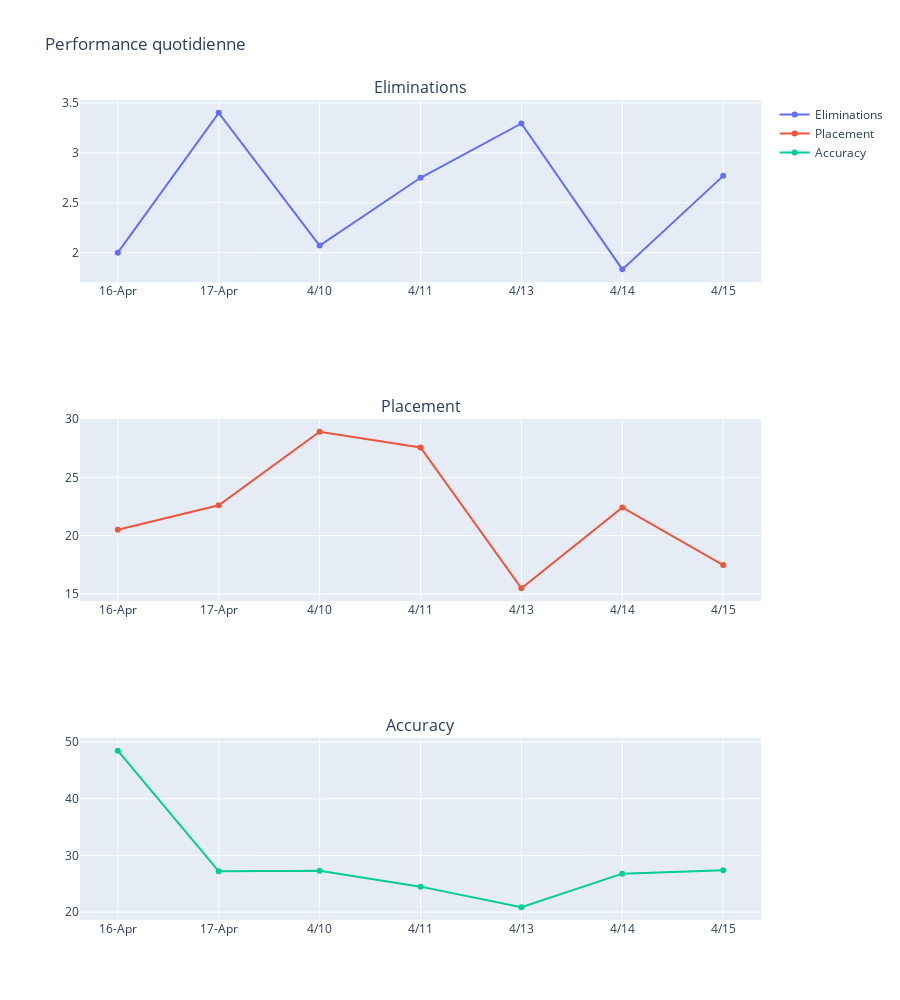
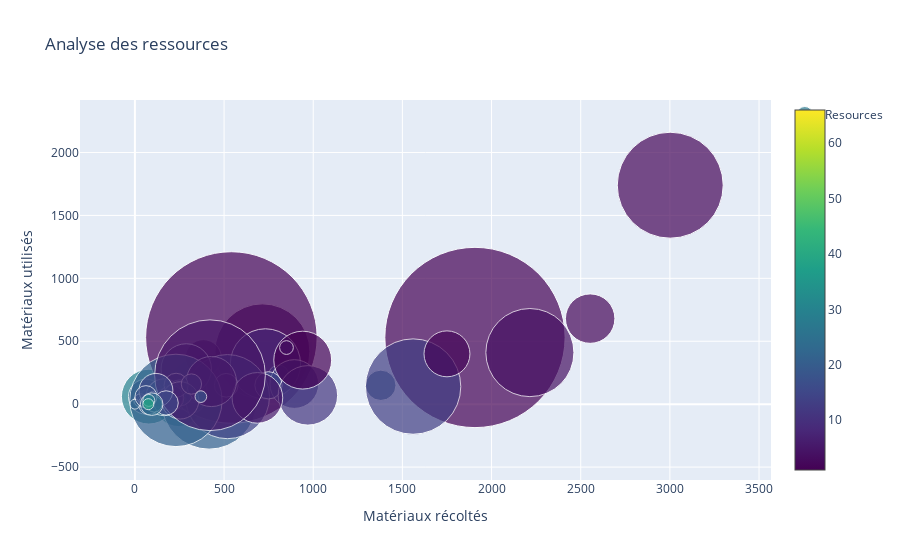
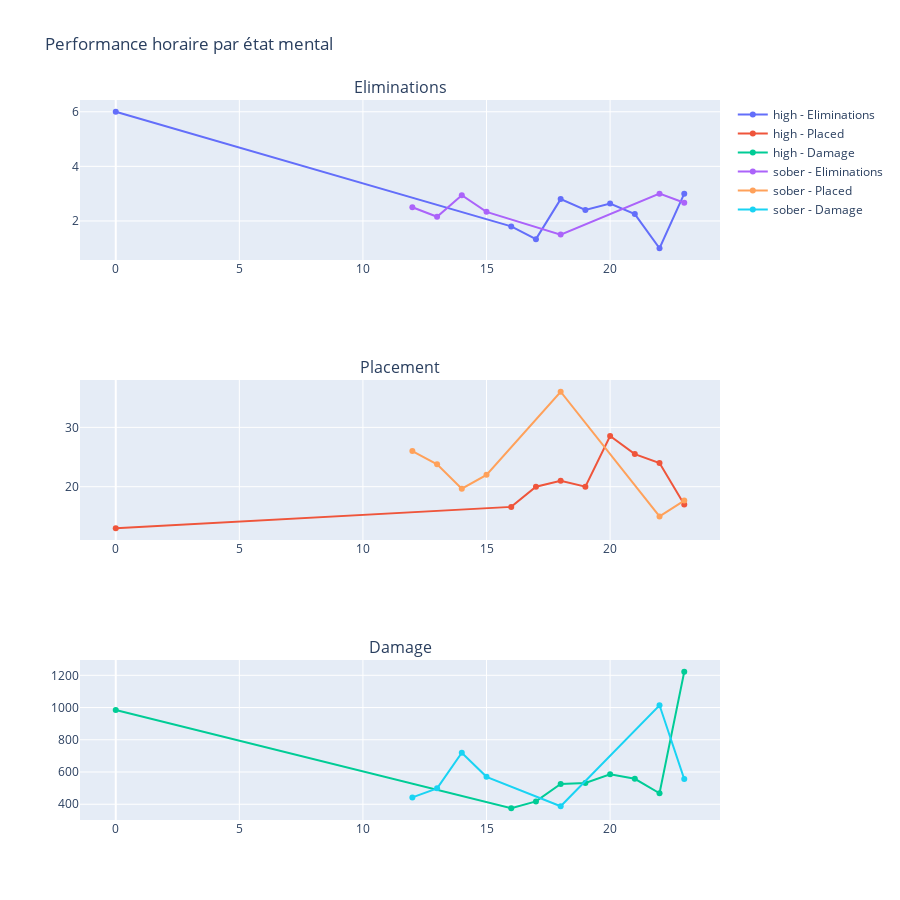

Notebook code for these charts, in order:
### Code cell
%pip install nbformat

import pandas as pd
import numpy as np
import matplotlib.pyplot as plt
import seaborn as sns
import plotly.express as px
import plotly.graph_objects as go
from plotly.subplots import make_subplots

df = pd.read_csv('./Data/processed/FortniteStatistics.csv')

def plot_daily_performance():
    daily_stats = df.groupby('Date').agg({
        'Eliminations': 'mean',
        'Placed': 'mean',
        'Accuracy': lambda x: x.str.rstrip('%').astype(float).mean()
    })
    
    fig = make_subplots(rows=3, cols=1, subplot_titles=('Eliminations', 'Placement', 'Accuracy'))
    
    fig.add_trace(go.Scatter(x=daily_stats.index, y=daily_stats['Eliminations'], mode='lines+markers', name='Eliminations'), row=1, col=1)
    fig.add_trace(go.Scatter(x=daily_stats.index, y=daily_stats['Placed'], mode='lines+markers', name='Placement'), row=2, col=1)
    fig.add_trace(go.Scatter(x=daily_stats.index, y=daily_stats['Accuracy'], mode='lines+markers', name='Accuracy'), row=3, col=1)
    
    fig.update_layout(height=1000, title_text="Performance quotidienne")
    return fig

def combat_analysis():
    plt.figure(figsize=(30, 10))
    
    plt.subplot(2, 2, 1)
    sns.violinplot(x='Mental State', y='Damage to Players', data=df)
    plt.title('Distribution des dégâts par état mental')
    
    plt.subplot(2, 2, 2)
    sns.scatterplot(data=df, x='Hits', y='Damage to Players', hue='Mental State', size='Head Shots')
    plt.title('Relation Hits/Dégâts')
    
    plt.subplot(2, 2, 3)
    sns.boxplot(x='Mental State', y='Head Shots', data=df)
    plt.title('Distribution des Head Shots')
    
    plt.subplot(2, 2, 4)
    sns.histplot(data=df, x='Accuracy', hue='Mental State', multiple="stack")
    plt.title('Distribution de la précision')
    
    plt.tight_layout()
    plt.show()  

def resource_analysis():
    fig = go.Figure()
    
    fig.add_trace(go.Scatter(
        x=df['Materials Gathered'],
        y=df['Materials Used'],
        mode='markers',
        marker=dict(
            size=df['Damage to Structures']/100,
            color=df['Placed'],
            colorscale='Viridis',
            showscale=True
        ),
        text=df['Mental State'],
        name='Resources'
    ))
    
    fig.update_layout(
        title='Analyse des ressources',
        xaxis_title='Matériaux récoltés',
        yaxis_title='Matériaux utilisés',
        showlegend=True
    )
    return fig

def hourly_performance():
    df['Hour'] = pd.to_datetime(df['Time of Day']).dt.hour
    
    hourly_stats = df.groupby(['Hour', 'Mental State']).agg({
        'Eliminations': 'mean',
        'Placed': 'mean',
        'Damage to Players': 'mean'
    }).reset_index()
    
    fig = make_subplots(rows=3, cols=1, subplot_titles=('Eliminations', 'Placement', 'Damage'))
    
    for state in hourly_stats['Mental State'].unique():
        state_data = hourly_stats[hourly_stats['Mental State'] == state]
        
        fig.add_trace(go.Scatter(x=state_data['Hour'], y=state_data['Eliminations'],
                                mode='lines+markers', name=f'{state} - Eliminations'), row=1, col=1)
        fig.add_trace(go.Scatter(x=state_data['Hour'], y=state_data['Placed'],
                                mode='lines+markers', name=f'{state} - Placed'), row=2, col=1)
        fig.add_trace(go.Scatter(x=state_data['Hour'], y=state_data['Damage to Players'],
                                mode='lines+markers', name=f'{state} - Damage'), row=3, col=1)
    
    fig.update_layout(height=900, title_text="Performance horaire par état mental")
    return fig

def performance_radar():
    metrics = ['Eliminations', 'Accuracy', 'Head Shots', 'Distance Traveled', 'Damage to Players']
    
    stats = df.groupby('Mental State').agg({
        'Eliminations': 'mean',
        'Accuracy': lambda x: x.str.rstrip('%').astype(float).mean(),
        'Head Shots': 'mean',
        'Distance Traveled': 'mean',
        'Damage to Players': 'mean'
    })
    
    for col in stats.columns:
        stats[col] = (stats[col] - stats[col].min()) / (stats[col].max() - stats[col].min())
    
    fig = go.Figure()
    
    for state in stats.index:
        fig.add_trace(go.Scatterpolar(
            r=stats.loc[state],
            theta=metrics,
            fill='toself',
            name=state
        ))
    
    fig.update_layout(
        polar=dict(radialaxis=dict(visible=True, range=[0, 1])),
        showlegend=True,
        title='Radar des performances par état mental'
    )
    return fig

daily_perf = plot_daily_performance()
daily_perf.show()

combat_analysis()  

resource_analysis_fig = resource_analysis()
resource_analysis_fig.show()  

hourly_perf = hourly_performance()
hourly_perf.show()  

radar_chart = performance_radar()
radar_chart.show()

### Figure 1 — Plotly figure (JSON) as saved in the notebook; plotly's stock layout.template omitted (floating-point values rounded to 4 significant figures)
{"data": [{"mode": "lines+markers", "name": "Eliminations", "type": "scatter", "x": ["16-Apr", "17-Apr", "4/10", "4/11", "4/13", "4/14", "4/15"], "xaxis": "x", "y": [2, 3.4, 2.071, 2.75, 3.294, 1.833, 2.769], "yaxis": "y"}, {"mode": "lines+markers", "name": "Placement", "type": "scatter", "x": ["16-Apr", "17-Apr", "4/10", "4/11", "4/13", "4/14", "4/15"], "xaxis": "x2", "y": [20.5, 22.6, 28.93, 27.58, 15.47, 22.42, 17.46], "yaxis": "y2"}, {"mode": "lines+markers", "name": "Accuracy", "type": "scatter", "x": ["16-Apr", "17-Apr", "4/10", "4/11", "4/13", "4/14", "4/15"], "xaxis": "x3", "y": [48.5, 27.2, 27.29, 24.5, 20.88, 26.79, 27.38], "yaxis": "y3"}], "layout": {"annotations": [{"font": {"size": 16}, "showarrow": false, "text": "Eliminations", "x": 0.5, "xanchor": "center", "xref": "paper", "y": 1, "yanchor": "bottom", "yref": "paper"}, {"font": {"size": 16}, "showarrow": false, "text": "Placement", "x": 0.5, "xanchor": "center", "xref": "paper", "y": 0.6111, "yanchor": "bottom", "yref": "paper"}, {"font": {"size": 16}, "showarrow": false, "text": "Accuracy", "x": 0.5, "xanchor": "center", "xref": "paper", "y": 0.2222, "yanchor": "bottom", "yref": "paper"}], "height": 1000, "title": {"text": "Performance quotidienne"}, "xaxis": {"anchor": "y", "domain": [0, 1]}, "xaxis2": {"anchor": "y2", "domain": [0, 1]}, "xaxis3": {"anchor": "y3", "domain": [0, 1]}, "yaxis": {"anchor": "x", "domain": [0.7778, 1]}, "yaxis2": {"anchor": "x2", "domain": [0.3889, 0.6111]}, "yaxis3": {"anchor": "x3", "domain": [0, 0.2222]}}}

### Figure 2 — Plotly figure (JSON) as saved in the notebook; plotly's stock layout.template omitted (floating-point values rounded to 4 significant figures)
{"data": [{"marker": {"color": [27, 45, 38, 30, 16, 30, 20, 29, 21, 24, 35, 27, 36, 27, 17, 4, 5, 20, 29, 28, 1, 49, 66, 18, 55, 39, 26, 18, 8, 19, 2, 21, 48, 14, 22, 22, 10, 13, 1, 15, 16, 2, 6, 31, 21, 25, 11, 46, 21, 32, 28, 25, 5, 4, 29, 48, 24, 26, 24, 24, 12, 6, 25, 17, 23, 15, 16, 17, 13, 5, 41, 25, 20, 15, 1, 22, 15, 34, 15, 4, 24, 17, 2, 24, 30, 18, 39], "colorscale": [[0, "#440154"], [0.1111, "#482878"], [0.2222, "#3e4989"], [0.3333, "#31688e"], [0.4444, "#26828e"], [0.5556, "#1f9e89"], [0.6667, "#35b779"], [0.7778, "#6ece58"], [0.8889, "#b5de2b"], [1, "#fde725"]], "showscale": true, "size": [6.21, 9.98, 11.09, 47.26, 20.7, 54.82, 30.36, 10.83, 94.94, 12.57, 33.43, 19.28, 8.96, 15.4, 17.79, 94.94, 35.89, 35.06, 10.47, 8.55, 171.5, 19.84, 12.32, 20.41, 3.09, 3.27, 25.18, 16.43, 70.28, 14.21, 105.9, 27.33, 3, 84.12, 12.57, 13.86, 23.71, 48.71, 180.3, 27.28, 22.2, 49.45, 50.36, 17.77, 17.24, 12.19, 59.48, 3.5, 92.4, 20.9, 5.93, 26.02, 50.63, 88.1, 3.58, 2.64, 15.88, 9.99, 3.48, 36.87, 25.11, 50.12, 1.75, 13.19, 5.89, 24.1, 37.27, 20.29, 95.4, 110.8, 5.65, 7.36, 20.81, 33.83, 57.87, 9.9, 24.34, 4.15, 5.53, 13.77, 15.9, 22, 45.93, 22.62, 11.96, 11.68, 11.05]}, "mode": "markers", "name": "Resources", "text": ["sober", "sober", "high", "high", "high", "high", "high", "high", "high", "high", "high", "high", "high", "high", "sober", "sober", "sober", "sober", "sober", "sober", "sober", "high", "high", "high", "high", "high", "sober", "sober", "sober", "sober", "sober", "sober", "sober", "sober", "high", "high", "high", "high", "high", "high", "high", "high", "high", "sober", "sober", "sober", "sober", "sober", "sober", "sober", "sober", "sober", "sober", "sober", "sober", "sober", "sober", "sober", "sober", "sober", "high", "high", "high", "high", "high", "high", "high", "sober", "sober", "sober", "sober", "high", "high", "high", "high", "high", "sober", "sober", "sober", "sober", "high", "high", "high", "high", "sober", "sober", "sober"], "type": "scatter", "x": [20, 123, 71, 244, 584, 78, 1379, 59, 416, 165, 127, 162, 68, 226, 270, 715, 384, 62, 20, 25, 541, 167, 87, 806, 98, 102, 321, 261, 732, 95, 3002, 328, 69, 519, 70, 50, 512, 894, 1907, 749, 153, 2553, 288, 78, 136, 204, 970, 69, 230, 139, 46, 251, 687, 2215, 79, 30, 88, 43, 165, 164, 204, 429, 50, 32, 56, 231, 254, 317, 1560, 421, 75, 49, 78, 118, 941, 0, 175, 60, 99, 850, 108, 62, 1750, 94, 78, 370, 75], "y": [20, 30, 60, 10, 150, 60, 150, 50, 20, 70, 110, 20, 0, 20, 30, 420, 370, 60, 20, 20, 530, 10, 0, 230, 90, 90, 30, 70, 320, 80, 1740, 120, 0, 60, 70, 50, 150, 160, 530, 150, 20, 680, 280, 50, 40, 40, 70, 20, 30, 30, 40, 90, 50, 410, 1, 0, 30, 30, 10, 55, 50, 180, 0, 30, 0, 150, 30, 160, 140, 230, 10, 0, 0, 110, 350, 0, 10, 0, 80, 450, 0, 60, 400, 0, 30, 60, 0]}], "layout": {"showlegend": true, "title": {"text": "Analyse des ressources"}, "xaxis": {"title": {"text": "Matériaux récoltés"}}, "yaxis": {"title": {"text": "Matériaux utilisés"}}}}

### Figure 3 — Plotly figure (JSON) as saved in the notebook; plotly's stock layout.template omitted (floating-point values rounded to 4 significant figures)
{"data": [{"mode": "lines+markers", "name": "high - Eliminations", "type": "scatter", "x": [0, 16, 17, 18, 19, 20, 21, 22, 23], "xaxis": "x", "y": [6, 1.8, 1.333, 2.8, 2.4, 2.636, 2.25, 1, 3], "yaxis": "y"}, {"mode": "lines+markers", "name": "high - Placed", "type": "scatter", "x": [0, 16, 17, 18, 19, 20, 21, 22, 23], "xaxis": "x2", "y": [13, 16.6, 20, 21, 20, 28.55, 25.5, 24, 17], "yaxis": "y2"}, {"mode": "lines+markers", "name": "high - Damage", "type": "scatter", "x": [0, 16, 17, 18, 19, 20, 21, 22, 23], "xaxis": "x3", "y": [985, 375.2, 417.7, 525.8, 532.3, 585.8, 558, 468, 1222], "yaxis": "y3"}, {"mode": "lines+markers", "name": "sober - Eliminations", "type": "scatter", "x": [12, 13, 14, 15, 18, 22, 23], "xaxis": "x", "y": [2.5, 2.154, 2.944, 2.333, 1.5, 3, 2.667], "yaxis": "y"}, {"mode": "lines+markers", "name": "sober - Placed", "type": "scatter", "x": [12, 13, 14, 15, 18, 22, 23], "xaxis": "x2", "y": [26, 23.77, 19.67, 22, 36, 15, 17.67], "yaxis": "y2"}, {"mode": "lines+markers", "name": "sober - Damage", "type": "scatter", "x": [12, 13, 14, 15, 18, 22, 23], "xaxis": "x3", "y": [442.5, 498.8, 719.4, 570.2, 387.5, 1014, 556], "yaxis": "y3"}], "layout": {"annotations": [{"font": {"size": 16}, "showarrow": false, "text": "Eliminations", "x": 0.5, "xanchor": "center", "xref": "paper", "y": 1, "yanchor": "bottom", "yref": "paper"}, {"font": {"size": 16}, "showarrow": false, "text": "Placement", "x": 0.5, "xanchor": "center", "xref": "paper", "y": 0.6111, "yanchor": "bottom", "yref": "paper"}, {"font": {"size": 16}, "showarrow": false, "text": "Damage", "x": 0.5, "xanchor": "center", "xref": "paper", "y": 0.2222, "yanchor": "bottom", "yref": "paper"}], "height": 900, "title": {"text": "Performance horaire par état mental"}, "xaxis": {"anchor": "y", "domain": [0, 1]}, "xaxis2": {"anchor": "y2", "domain": [0, 1]}, "xaxis3": {"anchor": "y3", "domain": [0, 1]}, "yaxis": {"anchor": "x", "domain": [0.7778, 1]}, "yaxis2": {"anchor": "x2", "domain": [0.3889, 0.6111]}, "yaxis3": {"anchor": "x3", "domain": [0, 0.2222]}}}
